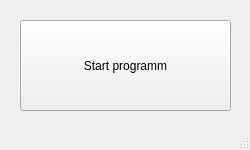
<?xml version="1.0" encoding="UTF-8"?>
<ui version="4.0">
 <class>MainWindow</class>
 <widget class="QMainWindow" name="MainWindow">
  <property name="geometry">
   <rect>
    <x>0</x>
    <y>0</y>
    <width>250</width>
    <height>150</height>
   </rect>
  </property>
  <property name="windowTitle">
   <string>MainWindow</string>
  </property>
  <widget class="QWidget" name="centralwidget">
   <widget class="QPushButton" name="pushButton">
    <property name="geometry">
     <rect>
      <x>20</x>
      <y>20</y>
      <width>211</width>
      <height>91</height>
     </rect>
    </property>
    <property name="text">
     <string>Start programm</string>
    </property>
   </widget>
  </widget>
  <widget class="QMenuBar" name="menubar">
   <property name="geometry">
    <rect>
     <x>0</x>
     <y>0</y>
     <width>250</width>
     <height>17</height>
    </rect>
   </property>
  </widget>
  <widget class="QStatusBar" name="statusbar"/>
 </widget>
 <resources/>
 <connections/>
</ui>
